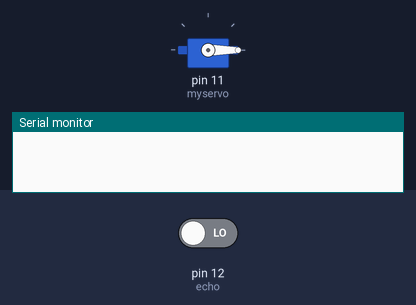
Bench run of a sketch on a simulated Arduino Uno, built with avr-gcc and run on an emulated ATmega328P. Shown: servo, the last lines printed to the serial monitor. The test bench sets the inputs (shaded band); at power-on: pin 12 (echo) LOW.

Above: at 0.1 s.
At 1.1 s:
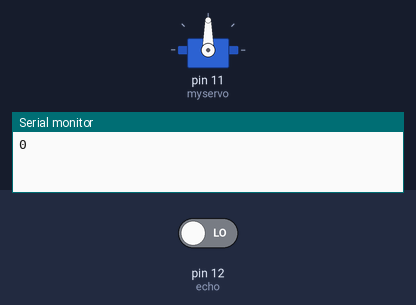
Timing chart, 0 to 2.6 s (numbered marks = the images above):
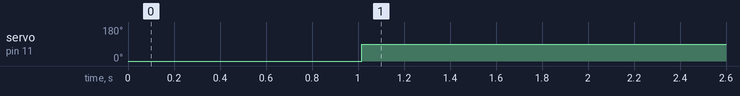

The sketch:

saved_code.ino
```cpp
#include <Servo.h>
Servo myservo;
int trig = 9;
int echo = 12;
int dist = 0;
void setup()
{
    Serial.begin(9600);
    pinMode(trig, OUTPUT);
    pinMode(echo, INPUT);
    myservo.attach(11);
    myservo.write(0);
}

void loop()
{
    dist = getDistance();
    if (dist > 5)
        myservo.write(180);
    else
        if ((dist > 1) && (dist < 5))
            myservo.write(0);
    else
        if (dist < 2)
            myservo.write(90);
}

int getDistance()
{
    int distance;
    int duration;
    digitalWrite(trig, LOW);
    delay(5);
    digitalWrite(trig, HIGH);
    delay(10);
    digitalWrite(trig, LOW);
    duration = pulseIn(echo, HIGH);
    Serial.println(distance);
    distance = duration * 0.01330 / 2;
    return distance;
}
```

Measured:
- by itself, servo on pin 11 (myservo): 0° → 90° at 1.0 s
